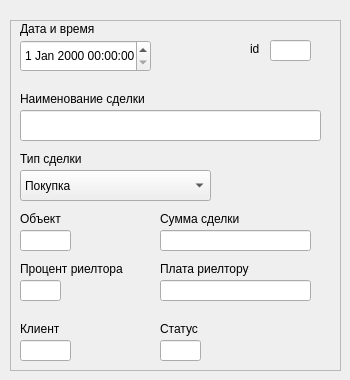
    <widget class="QWidget" name="page_Deals_props">
     <widget class="QFrame" name="frame_Deals_props">
      <property name="geometry">
       <rect>
        <x>10</x>
        <y>20</y>
        <width>331</width>
        <height>351</height>
       </rect>
      </property>
      <property name="frameShape">
       <enum>QFrame::StyledPanel</enum>
      </property>
      <property name="frameShadow">
       <enum>QFrame::Raised</enum>
      </property>
      <widget class="QLineEdit" name="tb_deals_id">
       <property name="geometry">
        <rect>
         <x>260</x>
         <y>20</y>
         <width>41</width>
         <height>21</height>
        </rect>
       </property>
       <property name="styleSheet">
        <string notr="true"/>
       </property>
       <property name="alignment">
        <set>Qt::AlignCenter</set>
       </property>
      </widget>
      <widget class="QLineEdit" name="tb_deals_name">
       <property name="geometry">
        <rect>
         <x>10</x>
         <y>90</y>
         <width>301</width>
         <height>31</height>
        </rect>
       </property>
       <property name="styleSheet">
        <string notr="true"/>
       </property>
      </widget>
      <widget class="QLineEdit" name="tb_deals_object">
       <property name="geometry">
        <rect>
         <x>10</x>
         <y>210</y>
         <width>51</width>
         <height>21</height>
        </rect>
       </property>
       <property name="styleSheet">
        <string notr="true"/>
       </property>
       <property name="alignment">
        <set>Qt::AlignCenter</set>
       </property>
      </widget>
      <widget class="QLabel" name="label_client_lname_5">
       <property name="geometry">
        <rect>
         <x>10</x>
         <y>70</y>
         <width>143</width>
         <height>18</height>
        </rect>
       </property>
       <property name="text">
        <string>Наименование сделки</string>
       </property>
      </widget>
      <widget class="QLabel" name="label_fname_5">
       <property name="geometry">
        <rect>
         <x>10</x>
         <y>0</y>
         <width>85</width>
         <height>18</height>
        </rect>
       </property>
       <property name="text">
        <string>Дата и время</string>
       </property>
      </widget>
      <widget class="QLabel" name="label_client_patronymic_5">
       <property name="geometry">
        <rect>
         <x>10</x>
         <y>130</y>
         <width>71</width>
         <height>18</height>
        </rect>
       </property>
       <property name="text">
        <string>Тип сделки</string>
       </property>
      </widget>
      <widget class="QLabel" name="label_client_phone_5">
       <property name="geometry">
        <rect>
         <x>10</x>
         <y>190</y>
         <width>46</width>
         <height>18</height>
        </rect>
       </property>
       <property name="text">
        <string>Объект</string>
       </property>
      </widget>
      <widget class="QLabel" name="label_5">
       <property name="geometry">
        <rect>
         <x>240</x>
         <y>20</y>
         <width>12</width>
         <height>18</height>
        </rect>
       </property>
       <property name="text">
        <string>id</string>
       </property>
      </widget>
      <widget class="QDateTimeEdit" name="dtpicker_deals_datetime">
       <property name="geometry">
        <rect>
         <x>10</x>
         <y>20</y>
         <width>131</width>
         <height>32</height>
        </rect>
       </property>
       <property name="styleSheet">
        <string notr="true"/>
       </property>
      </widget>
      <widget class="QComboBox" name="cb_deals_type">
       <property name="geometry">
        <rect>
         <x>10</x>
         <y>150</y>
         <width>191</width>
         <height>31</height>
        </rect>
       </property>
       <item>
        <property name="text">
         <string>Покупка</string>
        </property>
       </item>
       <item>
        <property name="text">
         <string>Продажа</string>
        </property>
       </item>
       <item>
        <property name="text">
         <string>Аренда</string>
        </property>
       </item>
      </widget>
      <widget class="QLineEdit" name="tb_deals_cost">
       <property name="geometry">
        <rect>
         <x>150</x>
         <y>210</y>
         <width>151</width>
         <height>21</height>
        </rect>
       </property>
       <property name="styleSheet">
        <string notr="true"/>
       </property>
       <property name="inputMask">
        <string>9999999999</string>
       </property>
      </widget>
      <widget class="QLabel" name="label_client_phone_7">
       <property name="geometry">
        <rect>
         <x>150</x>
         <y>190</y>
         <width>90</width>
         <height>18</height>
        </rect>
       </property>
       <property name="text">
        <string>Сумма сделки</string>
       </property>
      </widget>
      <widget class="QLineEdit" name="tb_deals_cpercent">
       <property name="geometry">
        <rect>
         <x>10</x>
         <y>260</y>
         <width>41</width>
         <height>21</height>
        </rect>
       </property>
       <property name="styleSheet">
        <string notr="true"/>
       </property>
       <property name="text">
        <string/>
       </property>
       <property name="alignment">
        <set>Qt::AlignCenter</set>
       </property>
      </widget>
      <widget class="QLabel" name="label_client_phone_8">
       <property name="geometry">
        <rect>
         <x>10</x>
         <y>240</y>
         <width>121</width>
         <height>18</height>
        </rect>
       </property>
       <property name="text">
        <string>Процент риелтора</string>
       </property>
      </widget>
      <widget class="QLabel" name="label_client_phone_9">
       <property name="geometry">
        <rect>
         <x>150</x>
         <y>240</y>
         <width>121</width>
         <height>18</height>
        </rect>
       </property>
       <property name="text">
        <string>Плата риелтору</string>
       </property>
      </widget>
      <widget class="QLineEdit" name="tb_deals_csum">
       <property name="geometry">
        <rect>
         <x>150</x>
         <y>260</y>
         <width>151</width>
         <height>21</height>
        </rect>
       </property>
       <property name="styleSheet">
        <string notr="true"/>
       </property>
       <property name="inputMask">
        <string>99999999</string>
       </property>
       <property name="text">
        <string/>
       </property>
       <property name="alignment">
        <set>Qt::AlignLeading|Qt::AlignLeft|Qt::AlignVCenter</set>
       </property>
      </widget>
      <widget class="QLabel" name="lb_deals_cbuyer">
       <property name="geometry">
        <rect>
         <x>10</x>
         <y>300</y>
         <width>81</width>
         <height>18</height>
        </rect>
       </property>
       <property name="text">
        <string>Клиент</string>
       </property>
      </widget>
      <widget class="QLineEdit" name="tb_deals_client">
       <property name="geometry">
        <rect>
         <x>10</x>
         <y>320</y>
         <width>51</width>
         <height>21</height>
        </rect>
       </property>
       <property name="styleSheet">
        <string notr="true"/>
       </property>
       <property name="text">
        <string/>
       </property>
      </widget>
      <widget class="QLabel" name="label_client_phone_11">
       <property name="geometry">
        <rect>
         <x>150</x>
         <y>300</y>
         <width>51</width>
         <height>18</height>
        </rect>
       </property>
       <property name="text">
        <string>Статус</string>
       </property>
      </widget>
      <widget class="QLineEdit" name="tb_deals_status">
       <property name="geometry">
        <rect>
         <x>150</x>
         <y>320</y>
         <width>41</width>
         <height>21</height>
        </rect>
       </property>
       <property name="styleSheet">
        <string notr="true"/>
       </property>
       <property name="text">
        <string/>
       </property>
      </widget>
     </widget>
    </widget>
